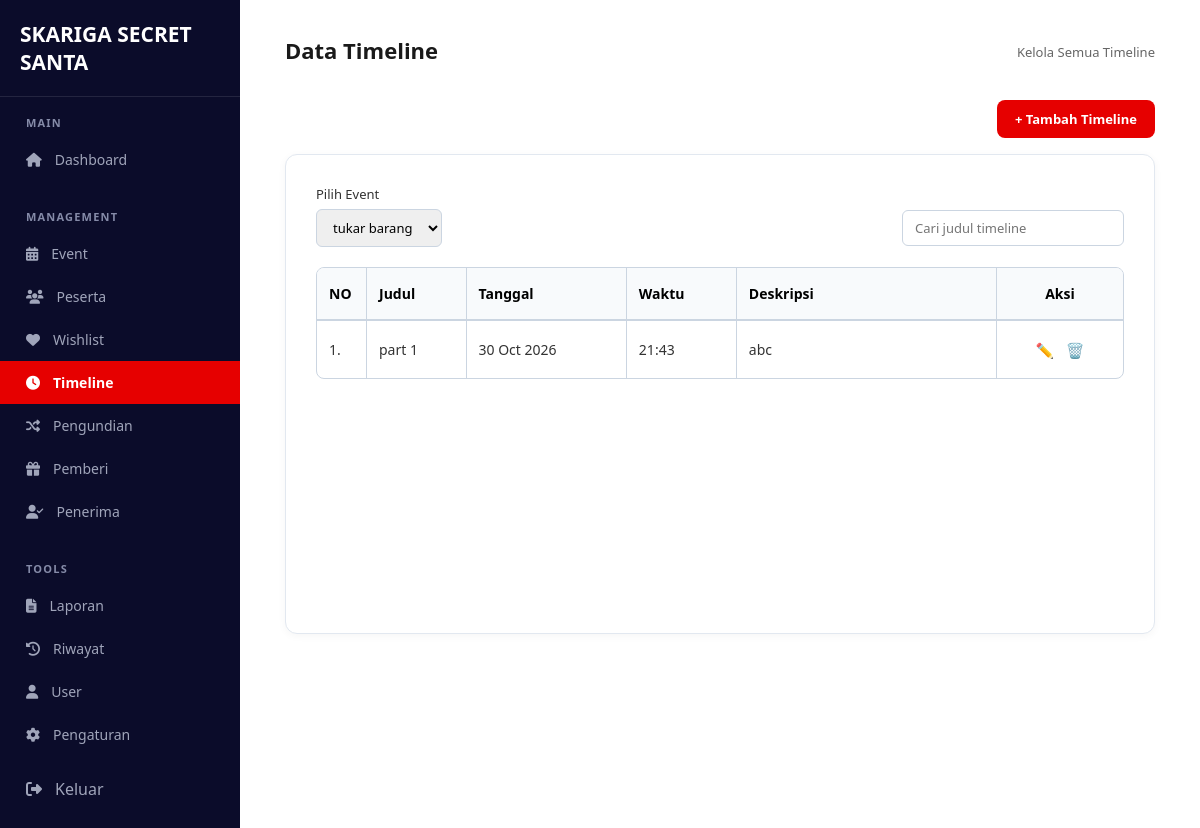
Page /pages/timeline/index.php (signed in) on the earlier database version.
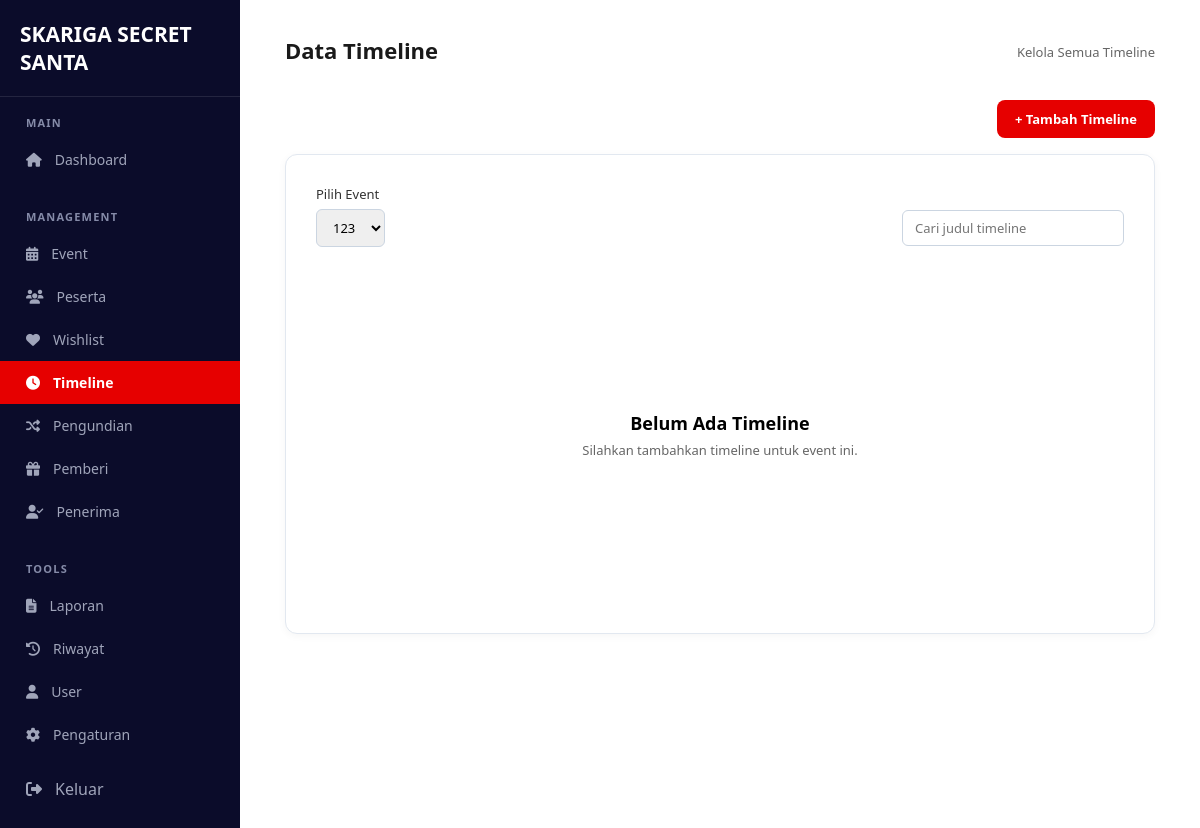
Same page on the later database version.
### tables this page shows
CREATE TABLE `timeline` (
  `id` int(11) NOT NULL,
  `event_id` int(11) NOT NULL,
  `judul` varchar(150) NOT NULL,
  `tanggal` date DEFAULT NULL,
  `waktu` time DEFAULT NULL,
  `deskripsi` text DEFAULT NULL,
  `created_at` timestamp NOT NULL DEFAULT current_timestamp()
);

### config/config.php (called while the page is built, shortened)
<?php
$base_url = 'http://localhost:8080/Project-TA-rey-nesya-rendra/';
function base_url($path = '')
{
    global $base_url;
    return $base_url . ltrim($path, '/');
}
?>

### includes/functions.php (called while the page is built, shortened)
<?php
function h($str)
{
    return htmlspecialchars((string) $str, ENT_QUOTES, 'UTF-8');
}
function get_events(mysqli $conn): array
{
    $events = [];
    $result = $conn->query("SELECT id, nama_event, tanggal_event FROM events ORDER BY tanggal_event DESC, id DESC");
    if ($result) {
        while ($row = $result->fetch_assoc()) {
            $events[] = $row;
        }
    }
    return $events;
}
function resolve_event_id(mysqli $conn, $requested): ?int
{
    $events = get_events($conn);
    return $events ? (int) $events[0]['id'] : null;
}
function tampilkan_rich(?string $teks): string
{
    $teks = trim((string) $teks);
    if (!preg_match('/<(?:b|strong|i|em|u|ul|ol|li|br|p|div|span|mark)\b/i', $teks)) {
        return nl2br(h($teks));
    }
    return bersihkan_html_rich($teks);
}
function rich_ringkas_html(?string $teks): string
{
    $html = tampilkan_rich($teks);
    return preg_replace('/<br\s*\/?>/i', ' ', $html);
}
?>

### pages/timeline/index.php (the view, shortened to what the changed rows need)
<?php
require_once __DIR__ . '/../../config/config.php';
require_once __DIR__ . '/../../includes/functions.php';
$events = get_events($conn);
$event_id = resolve_event_id($conn, $_GET['event_id'] ?? null);
$search = trim($_GET['q'] ?? '');
$timeline_list = [];
if ($event_id) {
    if ($search !== '') {
        $stmt = $conn->prepare(
            "SELECT id, judul, tanggal, waktu, deskripsi
             FROM timeline
             WHERE event_id = ? AND (judul LIKE ? OR deskripsi LIKE ?)
             ORDER BY tanggal ASC, waktu ASC"
        );
        $like = '%' . $search . '%';
        $stmt->bind_param('iss', $event_id, $like, $like);
    } else {
        $stmt = $conn->prepare(
            "SELECT id, judul, tanggal, waktu, deskripsi
             FROM timeline
             WHERE event_id = ?
             ORDER BY tanggal ASC, waktu ASC"
        );
        $stmt->bind_param('i', $event_id);
    }
    $stmt->execute();
    $result = $stmt->get_result();
    while ($row = $result->fetch_assoc()) {
        $timeline_list[] = $row;
    }
}
$page_title = 'Data Timeline';
$active_menu = 'timeline';
require_once __DIR__ . '/../../includes/admin_layout_top.php';
?>
<?php if (!$events): ?>
    <div class="table-card">
        <div class="empty-state">
            <h3>Belum Ada Event</h3>
            <p>Buat event terlebih dahulu sebelum mengatur timeline.</p>
        </div>
    </div>
<?php else: ?>
    <div style="display:flex; justify-content:flex-end; margin-bottom:16px;">
      <a href="<?= base_url('pages/timeline/tambah.php?event_id=' . $event_id) ?>" class="btn-add" data-modal-event>+ Tambah Timeline</a>
    </div>
    <div class="table-card">
        <form method="GET" class="filter-bar">
            <div class="filter-group">
                <label for="event_id">Pilih Event</label>
                <select name="event_id" id="event_id" onchange="this.form.submit()">
                    <?php foreach ($events as $event): ?>
                        <option value="<?= (int) $event['id'] ?>" <?= (int) $event_id === (int) $event['id'] ? 'selected' : '' ?>>
                            <?= h($event['nama_event']) ?>
                        </option>
                    <?php endforeach; ?>
                </select>
            </div>
            <div class="filter-group">
                <label for="q">&nbsp;</label>
                <input type="text" name="q" id="q" placeholder="Cari judul timeline" value="<?= h($search) ?>">
            </div>
        </form>
        <?php if (!$timeline_list): ?>
            <div class="empty-state">
                <?php if ($search !== ''): ?>
                    <h3>Tidak Ditemukan</h3>
                    <p>Tidak ada timeline yang cocok dengan "<?= h($search) ?>".</p>
                <?php else: ?>
                <h3>Belum Ada Timeline</h3>
                <p>Silahkan tambahkan timeline untuk event ini.</p>
                <?php endif; ?>
            </div>
        <?php else: ?>
            <table class="data-table table-grid">
                <thead>
                    <tr>
                        <th style="width: 50px;">NO</th>
                        <th>Judul</th>
                        <th>Tanggal</th>
                        <th>Waktu</th>
                        <th>Deskripsi</th>
                        <th style="text-align:center;">Aksi</th>
                    </tr>
                </thead>
                <tbody>
                    <?php foreach ($timeline_list as $i => $t): ?>
                        <tr>
                            <td><?= $i + 1 ?>.</td>
                            <td><?= h($t['judul']) ?></td>
                            <td><?= $t['tanggal'] ? date('d M Y', strtotime($t['tanggal'])) : '-' ?></td>
                            <td><?= $t['waktu'] ? substr($t['waktu'], 0, 5) : '-' ?></td>
                            <td class="col-deskripsi">
                                <div class="rich-content"><?= rich_ringkas_html($t['deskripsi']) ?></div>
                            </td>
                            <td class="action-buttons">
                                <a href="<?= base_url('pages/timeline/edit.php?id=' . $t['id'] . '&event_id=' . $event_id) ?>" class="btn-edit" title="Edit" data-modal-event data-judul="Edit Timeline">✏️</a>
                                <a href="#" class="btn-delete" title="Hapus" data-hapus="<?= base_url('pages/timeline/hapus.php') ?>" data-id="<?= (int) $t['id'] ?>" data-event="<?= (int) $event_id ?>" data-pesan="Yakin ingin menghapus timeline ini?">🗑️</a>
                            </td>
                        </tr>
                    <?php endforeach; ?>
                </tbody>
            </table>
        <?php endif; ?>
    </div>
<?php endif; ?>
<link rel="stylesheet" href="<?= base_url('assets/css/rich-editor.css') ?>">
<?php require_once __DIR__ . '/../../includes/admin_layout_bottom.php'; ?>

### includes/admin_layout_top.php (shortened to what the changed rows need)
<?php
$event_query = (!empty($event_id)) ? ('?event_id=' . (int) $event_id) : '';
$menu_items = [
    'dashboard' => [
        'label' => 'Dashboard',
        'url' => base_url('pages/dashboard/menuadmin.php'),
        'icon' => 'dashboard',
        'group' => 'MAIN'
    ],
    'event' => [
        'label' => 'Event',
        'url' => base_url('pages/event/event.php' . $event_query),
        'icon' => 'calendar',
        'group' => 'MANAGEMENT'
    ],
    'peserta' => [
        'label' => 'Peserta',
        'url' => base_url('pages/peserta/index.php' . $event_query),
        'icon' => 'users',
        'group' => 'MANAGEMENT'
    ],
    'wishlist' => [
        'label' => 'Wishlist',
        'url' => base_url('pages/wishlist/index.php' . $event_query),
        'icon' => 'heart',
        'group' => 'MANAGEMENT'
    ],
    'timeline' => [
        'label' => 'Timeline',
        'url' => base_url('pages/timeline/index.php' . $event_query),
        'icon' => 'clock',
        'group' => 'MANAGEMENT'
    ],
    'pengundian' => [
        'label' => 'Pengundian',
        'url' => base_url('pages/pengundian/index.php' . $event_query),
        'icon' => 'shuffle',
        'group' => 'MANAGEMENT'
    ],
    'pemberi' => [
        'label' => 'Pemberi',
        'url' => base_url('pages/pemberi/index.php' . $event_query),
        'icon' => 'gift',
        'group' => 'MANAGEMENT'
    ],
    'penerima' => [
        'label' => 'Penerima',
        'url' => base_url('pages/penerima/index.php' . $event_query),
        'icon' => 'user-check',
        'group' => 'MANAGEMENT'
    ],
    'laporan' => [
        'label' => 'Laporan',
        'url' => base_url('pages/laporan/index.php' . $event_query),
        'icon' => 'file',
        'group' => 'TOOLS'
    ],
    'riwayat' => [
        'label' => 'Riwayat',
        'url' => base_url('pages/riwayat/index.php' . $event_query),
        'icon' => 'history',
        'group' => 'TOOLS'
    ],
    'user' => [
        'label' => 'User',
        'url' => base_url('pages/user/index.php' . $event_query),
        'icon' => 'user',
        'group' => 'TOOLS'
    ],
    'pengaturan' => [
        'label' => 'Pengaturan',
        'url' => base_url('pages/adminpengaturan/index.php' . $event_query),
        'icon' => 'settings',
        'group' => 'TOOLS'
    ],
];
$active_menu = $active_menu ?? '';
function admin_menu_icon($icon) {
    $icons = [
        'dashboard'  => 'fa-house',
        'calendar'   => 'fa-calendar-days',
        'users'      => 'fa-users',
        'heart'      => 'fa-heart',
        'clock'      => 'fa-clock',
        'shuffle'    => 'fa-shuffle',
        'gift'       => 'fa-gift',
        'user-check' => 'fa-user-check',
        'file'       => 'fa-file-lines',
        'history'    => 'fa-clock-rotate-left',
        'user'       => 'fa-user',
        'settings'   => 'fa-gear',
        'logout'     => 'fa-right-from-bracket'
    ];
    $nama_icon = $icons[$icon] ?? '';
    return '<i class="fa-solid ' . $nama_icon . ' admin-icon" aria-hidden="true"></i>';
}
$grouped_menu = [];
foreach ($menu_items as $key => $item) {
    $grouped_menu[$item['group']][$key] = $item;
}
?>
<!DOCTYPE html>
<html lang="id">
<head>
    <link rel="stylesheet" href="https://cdnjs.cloudflare.com/ajax/libs/font-awesome/6.6.0/css/all.min.css">
    <link rel="stylesheet" href="<?= base_url('assets/css/style_admin.css') ?>">
</head>
<body>
<div class="dashboard-container">
    <aside class="admin-sidebar">
        <div class="brand">
            <h2>SKARIGA SECRET SANTA</h2>
        </div>
        <nav class="admin-menu">
            <?php foreach ($grouped_menu as $group_name => $items): ?>
                <div class="admin-menu-group">
                    <span class="admin-menu-heading">
                        <?= h($group_name) ?>
                    </span>
                    <ul>
                        <?php foreach ($items as $key => $item): ?>
                            <li class="<?= $active_menu === $key ? 'active' : '' ?>">
                                <a href="<?= $item['url'] ?>">
                                    <?= admin_menu_icon($item['icon']) ?>
                                    <span><?= h($item['label']) ?></span>
                                </a>
                            </li>
                        <?php endforeach; ?>
                    </ul>
                </div>
            <?php endforeach; ?>
        </nav>
    </aside>
    <main>
        <header class="page-header">
            <h2><?= h($page_title ?? '') ?></h2>
        </header>

Differences in the rows shown:
removed timeline: judul "part 1", tanggal "30 Oct 2026", waktu "21:43", deskripsi "abc"
Other differences:
form field event_id: "tukar barang" → "123"
text no longer shown: "NO Judul Tanggal Waktu Deskripsi Aksi"
text now shown: "Belum Ada Timeline Silahkan tambahkan timeline untuk event ini."
